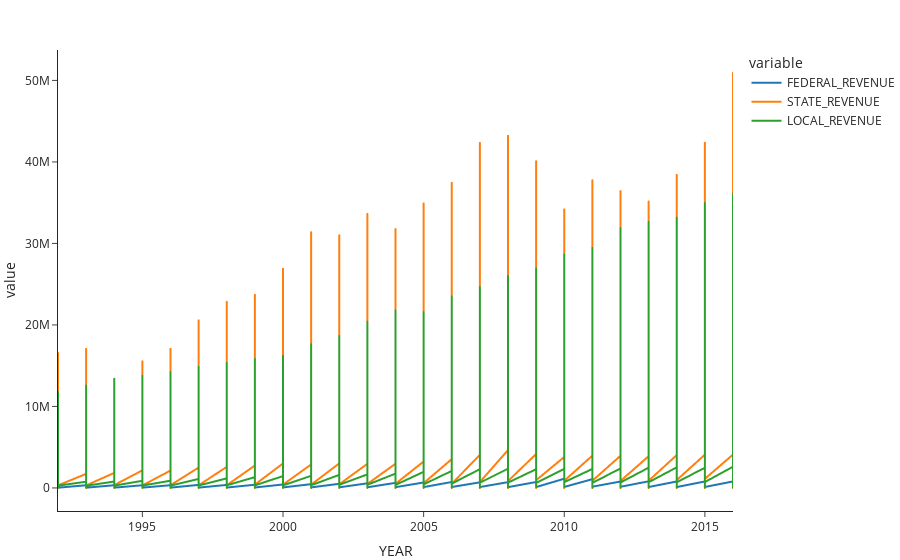

Notebook code for this chart:
### Markdown cell above
Now we will see the behavior of the <b>"FEDERAL_REVENUE"</b>, <b>"STATE_REVENUE"</b> and <b>"LOCAL_REVENUE"</b> with time

### Code cell
plot_analysis(df_rev_exp_year, columns=["FEDERAL_REVENUE", 
                 "STATE_REVENUE", "LOCAL_REVENUE"])

### Figure 1 — Plotly figure (JSON) as saved in the notebook; plotly's stock layout.template omitted (floating-point values rounded to 4 significant figures; data arrays with more than 128 entries replaced by an {"elided": "..."} marker saying what was removed)
{"data": [{"hovertemplate": "<b>%{hovertext}</b><br><br>variable=FEDERAL_REVENUE<br>YEAR=%{x}<br>value=%{y}<extra></extra>", "hovertext": {"elided": "1275 int values"}, "legendgroup": "FEDERAL_REVENUE", "line": {"color": "#1F77B4", "dash": "solid"}, "mode": "lines", "name": "FEDERAL_REVENUE", "showlegend": true, "type": "scattergl", "x": {"elided": "1275 int values"}, "xaxis": "x", "y": {"elided": "1275 int values"}, "yaxis": "y"}, {"hovertemplate": "<b>%{hovertext}</b><br><br>variable=STATE_REVENUE<br>YEAR=%{x}<br>value=%{y}<extra></extra>", "hovertext": {"elided": "1275 int values"}, "legendgroup": "STATE_REVENUE", "line": {"color": "#FF7F0E", "dash": "solid"}, "mode": "lines", "name": "STATE_REVENUE", "showlegend": true, "type": "scattergl", "x": {"elided": "1275 int values"}, "xaxis": "x", "y": {"elided": "1275 int values"}, "yaxis": "y"}, {"hovertemplate": "<b>%{hovertext}</b><br><br>variable=LOCAL_REVENUE<br>YEAR=%{x}<br>value=%{y}<extra></extra>", "hovertext": {"elided": "1275 int values"}, "legendgroup": "LOCAL_REVENUE", "line": {"color": "#2CA02C", "dash": "solid"}, "mode": "lines", "name": "LOCAL_REVENUE", "showlegend": true, "type": "scattergl", "x": {"elided": "1275 int values"}, "xaxis": "x", "y": {"elided": "1275 int values"}, "yaxis": "y"}], "layout": {"hovermode": "x unified", "legend": {"title": {"text": "variable"}, "tracegroupgap": 0}, "margin": {"b": 5, "l": 0, "r": 0, "t": 50}, "xaxis": {"anchor": "y", "domain": [0, 1], "title": {"text": "YEAR"}}, "yaxis": {"anchor": "x", "domain": [0, 1], "title": {"text": "value"}}}}
